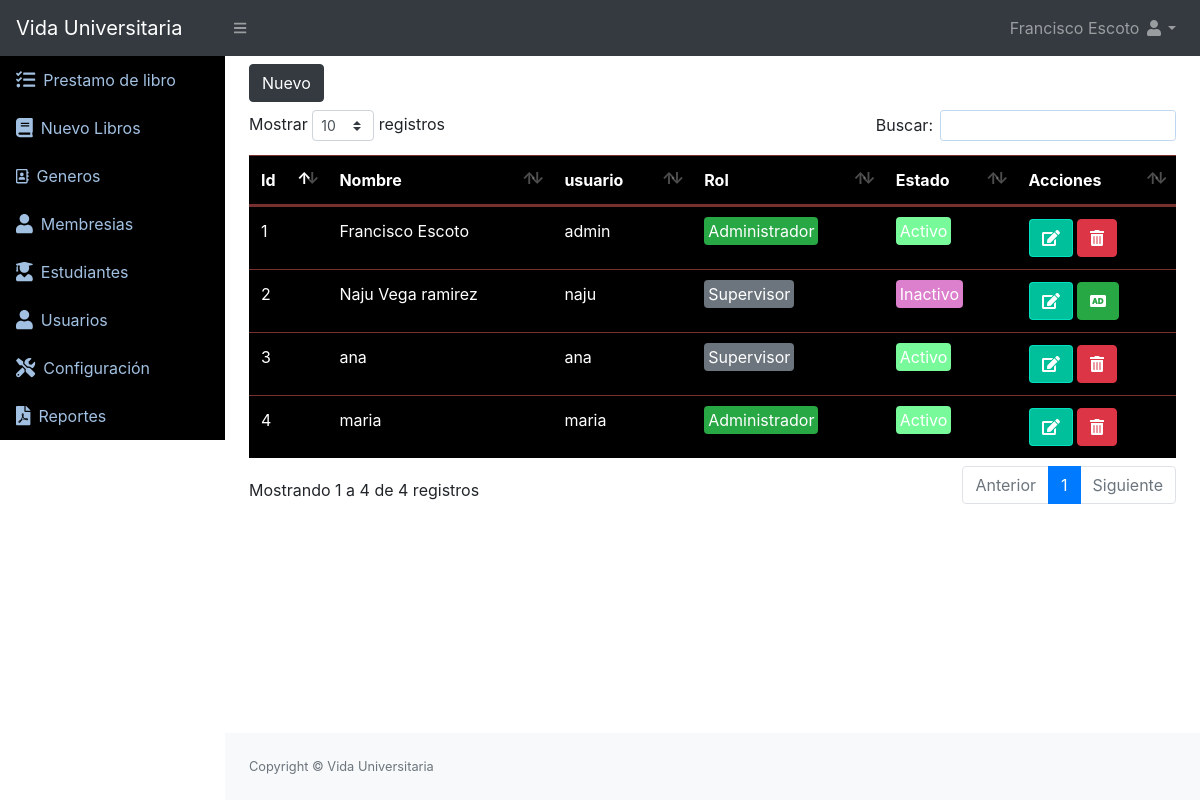
The page /usuarios/listar (signed in) on the database its author committed.
### tables this page shows
CREATE TABLE IF NOT EXISTS `usuarios` (
  `id` INT NOT NULL AUTO_INCREMENT,
  `usuario` VARCHAR(50) NOT NULL,
  `nombre` VARCHAR(200) NOT NULL,
  `clave` VARCHAR(100) NOT NULL,
  `rol` VARCHAR(20) NOT NULL,
  `estado` INT NOT NULL DEFAULT '1',
  `membresiaEstado` VARCHAR(20) NOT NULL DEFAULT '1',
  PRIMARY KEY (`id`));

### index.php (called while the page is built, shortened)
<?php
require_once("Helpers/Helpers.php");
$url = isset($_GET['url']) ? $_GET['url'] : "Home/home";
$arrUrl = explode("/", $url);
$controller = $arrUrl[0];
$methop = $arrUrl[0];
if (isset($arrUrl[1])) {
    if ($arrUrl[1] != "") {
        $methop = $arrUrl[1];
    }
}
require_once("Libraries/Core/Load.php");
?>

### Libraries/Core/Controllers.php (called while the page is built, shortened)
<?php
class Controllers{
    public function loadModel()
    {
        $model = get_class($this)."Model";
        $routClass = "Models/".$model.".php";
    }
}
?>

### Libraries/Core/Conexion.php (called while the page is built)
<?php
class Conexion{
    private $conect;
    public function __construct()
    {
      $conexion = "mysql:host=".HOST.";dbname=".BD.";.CHARSET.";
      try {
          $this->conect = new PDO($conexion, DB_USER, PASS);
          $this->conect->setAttribute(PDO::ATTR_ERRMODE, PDO::ERRMODE_EXCEPTION);
      } catch (PDOException $e) {
          $this->conect = "Error en la conexion";
          echo "Error: " . $e->getMessage();
      }
    }
    public function conect()
    {
        return $this->conect;
    }
}
?>

### Libraries/Core/Mysql.php (called while the page is built, shortened)
<?php
class Mysql extends Conexion{
    private $conexion;
    function __construct()
    {
        $this->conexion = new Conexion();
        $this->conexion = $this->conexion->conect();
    }
    public function select_all(string $query){
        $this->strquery = $query;
        $result = $this->conexion->prepare($this->strquery);
        $result->execute();
        $data = $result->fetchall(PDO::FETCH_ASSOC);
        return $data;
    }
}
?>

### Helpers/Helpers.php (called while the page is built)
<?php
function base_url()
{
    return BASE_URL;
}
function encabezado($data="")
{
    $VistaH = "Views/Template/header.php";
    require_once($VistaH);
}
function pie($data="")
{
    $VistaP = "Views/Template/footer.php";
    require_once($VistaP);
}
?>

### Libraries/Core/Views.php (called while the page is built)
<?php
class Views{
    function getView($controller, $view, $data="", $alert="", $config = "", $cliente = "")
    {
        $controller = get_class($controller);
        if ($controller == "Home") {
            $view = "Views/".$view.".php";
        }else{
            $view = "Views/" . $controller . "/" . $view . ".php";
        }
        require_once($view);
    }
}
?>

### Controller/Usuarios.php (called while the page is built, shortened)
<?php
class Usuarios extends Controllers
{
    public function listar()
    {
        $data = $this->model->selectUsuarios();
        $this->views->getView($this, "listar", $data);
    }
}

### Models/UsuariosModel.php (called while the page is built, shortened)
<?php
class UsuariosModel extends Mysql{
    public function selectUsuarios()
    {
        $sql = "SELECT * FROM usuarios";
        $res = $this->select_all($sql);
        return $res;
    }
}
?>

### Views/usuarios/listar.php (the view, shortened to what this page needs)
<?php encabezado() ?>
<div id="layoutSidenav_content">
    <main>
        <div class="container-fluid">
            <div class="row">
                <div class="col-lg-12 mt-2">
                    <div class="row">
                        <div class="col-lg-6 mb-2">
                            <button class="btn btn-dark" type="button" data-toggle="modal" data-target="#nuevo_user">Nuevo</button>
                        </div>
                    </div>
                    <div class="table-responsive">
                        <table style=background-color:#000 class="table table-hover table-dark" id="table">
                            <thead class="thead-white">
                                <tr>
                                    <th>Id</th>
                                    <th>Nombre</th>
                                    <th>usuario</th>
                                    <th>Rol</th>
                                    <th>Estado</th>
                                    <th>Acciones</th>
                                </tr>
                            </thead>
                            <tbody>
                                <?php
                                foreach ($data as $us) {
                                    if ($us['rol'] == 1) {
                                        $rol = '<span class="badge-success p-1 rounded">Administrador</span>';
                                    } else {
                                        $rol = '<span class="badge-secondary p-1 rounded">Supervisor</span>';
                                    }
                                    if ($us['estado'] == 1) {
                                        $estado = '<span class="badge-primary p-1 rounded">Activo</span>';
                                    } else {
                                        $estado = '<span class="badge-danger p-1 rounded">Inactivo</span>';
                                    }
                                ?>
                                    <tr>
                                        <td><?php echo $us['id']; ?></td>
                                        <td><?php echo $us['nombre']; ?></td>
                                        <td><?php echo $us['usuario']; ?></td>
                                        <td><?php echo $rol; ?></td>
                                        <td><?php echo $estado; ?></td>
                                        <td>
                                            <a href="<?php echo base_url() ?>Usuarios/editar?id=<?php echo $us['id']; ?>" class="btn btn-primary"><i class="fas fa-edit"></i></a>
                                            <?php if ($us['estado'] == 1) { ?>
                                                <form action="<?php echo base_url() ?>Usuarios/eliminar" method="post" class="d-inline eliminar">
                                                    <button type="submit" class="btn btn-danger"><i class="fas fa-trash-alt"></i></button>
                                                </form>
                                            <?php } else { ?>
                                                <form action="<?php echo base_url() ?>Usuarios/reingresar" method="post" class="d-inline reingresar">
                                                    <button type="submit" class="btn btn-success"><i class="fas fa-audio-description"></i></button>
                                                </form>
                                            <?php } ?>
                                        </td>
                                    </tr>
                                <?php } ?>
                            </tbody>
                        </table>
                    </div>
                </div>
            </div>
        </div>
    </main>
    <?php pie() ?>

### Libraries/Core/Load.php (shortened to what this page needs)
<?php
$controllerFile = "Controller/" . $controller . ".php";
if (file_exists($controllerFile)) {
    $controller = new $controller();
    if (method_exists($controller, $methop)) {
        $controller->{$methop}($params);
    } else {
        require_once("Controller/Error.php");
    }
} else {
    require_once("Controller/Error.php");
}
?>

### Views/template/header.php (shortened to what this page needs)
<!DOCTYPE html>
<html lang="en">
<head>
    <link rel="stylesheet" href="<?php echo base_url(); ?>Assets/css/styles.css" id="theme-stylesheet">
    <link rel="stylesheet" href="<?php echo base_url(); ?>Assets/css/select2.min.css">
    <link rel="stylesheet" href="<?php echo base_url(); ?>Assets/css/dataTables.bootstrap4.min.css">
</head>
<body class="sb-nav-fixed">
    <nav class="sb-topnav navbar navbar-expand navbar-dark bg-dark">
        <a class="navbar-brand" href="<?php echo base_url(); ?>admin/listar">Vida Universitaria</a>
        <button class="btn btn-link btn-sm order-1 order-lg-0" id="sidebarToggle" href="#"><i class="fas fa-bars"></i></button>
        <ul class="navbar-nav ml-auto">
            <li class="nav-item dropdown">
                <a class="nav-link dropdown-toggle text-capitalize" id="userDropdown" href="#" role="button" data-toggle="dropdown" aria-haspopup="true" aria-expanded="false"><?php echo $_SESSION['nombre']; ?> <i class="fas fa-user fa-fw"></i></a>
            </li>
        </ul>
    </nav>
    <div id="layoutSidenav">
        <div id="layoutSidenav_nav">
            <nav class="sb-sidenav accordion sb-sidenav-info" id="sidenavAccordion">
                <div class="sb-sidenav-menu">
                    <div style=background-color:#000 class="nav">
                        <?php if ($_SESSION['rol'] == 1) { ?>
                            <a class="nav-link active" href="<?php echo base_url(); ?>admin/listar">
                                <div class="sb-nav-link-icon"><i class="fas fa-tasks fa-lg"></i></div>
                                Prestamo de libro
                            </a>
                        <?php } ?>
                        <a class="nav-link collapsed active" href="<?php echo base_url(); ?>/libros" data-toggle="collapse" data-target="#collapseLayouts" aria-expanded="false" aria-controls="collapseLayouts">
                            <div class="sb-nav-link-icon"><i class="fas fa-book fa-lg"></i></div>
                            Nuevo Libros
                            <div class="sb-sidenav-collapse-arrow"><i class="fas fa-angle-down fa-lg"></i></div>
                        </a>
                        <a class="nav-link active" href="<?php echo base_url(); ?>materia">
                            <div class="sb-nav-link-icon"><i class="far fa-address-book"></i>
                            </div>
                            Generos
                        </a>
                        <?php if ($_SESSION['rol'] == 1) { ?>
                        <a class="nav-link active" href="<?php echo base_url(); ?>membresias">
                                <div class="sb-nav-link-icon"><i class="fas fa-user fa-lg"></i>
                                </div>
                                Membresias
                            </a>
                        <?php } ?>
                        <a class="nav-link active" href="<?php echo base_url(); ?>estudiantes">
                            <div class="sb-nav-link-icon"><i class="fas fa-user-graduate fa-lg"></i>
                            </div>
                            Estudiantes
                        </a>
                        <?php if ($_SESSION['rol'] == 1) { ?>
                            <a class="nav-link active" href="<?php echo base_url(); ?>usuarios/listar">
                                <div class="sb-nav-link-icon"><i class="fas fa-user fa-lg"></i>
                                </div>
                                Usuarios
                            </a>
                            <a class="nav-link active" href="<?php echo base_url(); ?>configuracion/listar">
                                <div class="sb-nav-link-icon"><i class="fas fa-tools fa-lg"></i>
                                </div>
                                Configuración
                            </a>
                        <?php } ?>
                        <a class="nav-link collapsed active" href="<?php echo base_url(); ?>/libros" data-toggle="collapse" data-target="#collapseEst" aria-expanded="false" aria-controls="collapseLayouts">
                            <div class="sb-nav-link-icon"><i class="fas fa-file-pdf fa-lg"></i></div>
                            Reportes
                            <div class="sb-sidenav-collapse-arrow"><i class="fas fa-angle-down fa-lg"></i></div>
                        </a>
                    </div>
                </div>
            </nav>
        </div>

### Views/template/footer.php (shortened to what this page needs)
<footer class="py-4 bg-light mt-auto">
    <div class="container-fluid">
        <div class="d-flex align-items-center justify-content-between small">
            <div class="text-muted">Copyright &copy; Vida Universitaria</div>
        </div>
    </div>
</footer>
</div>
</body>
</html>

### rows shown on the page
usuarios: id "1", nombre "Francisco Escoto", usuario "admin", rol "Administrador", estado "Activo"
usuarios: id "2", nombre "Naju Vega ramirez", usuario "naju", rol "Supervisor", estado "Inactivo"
usuarios: id "3", nombre "ana", usuario "ana", rol "Supervisor", estado "Activo"
usuarios: id "4", nombre "maria", usuario "maria", rol "Administrador", estado "Activo"

### other values the page prints
$_SESSION['nombre'] "Francisco Escoto"
